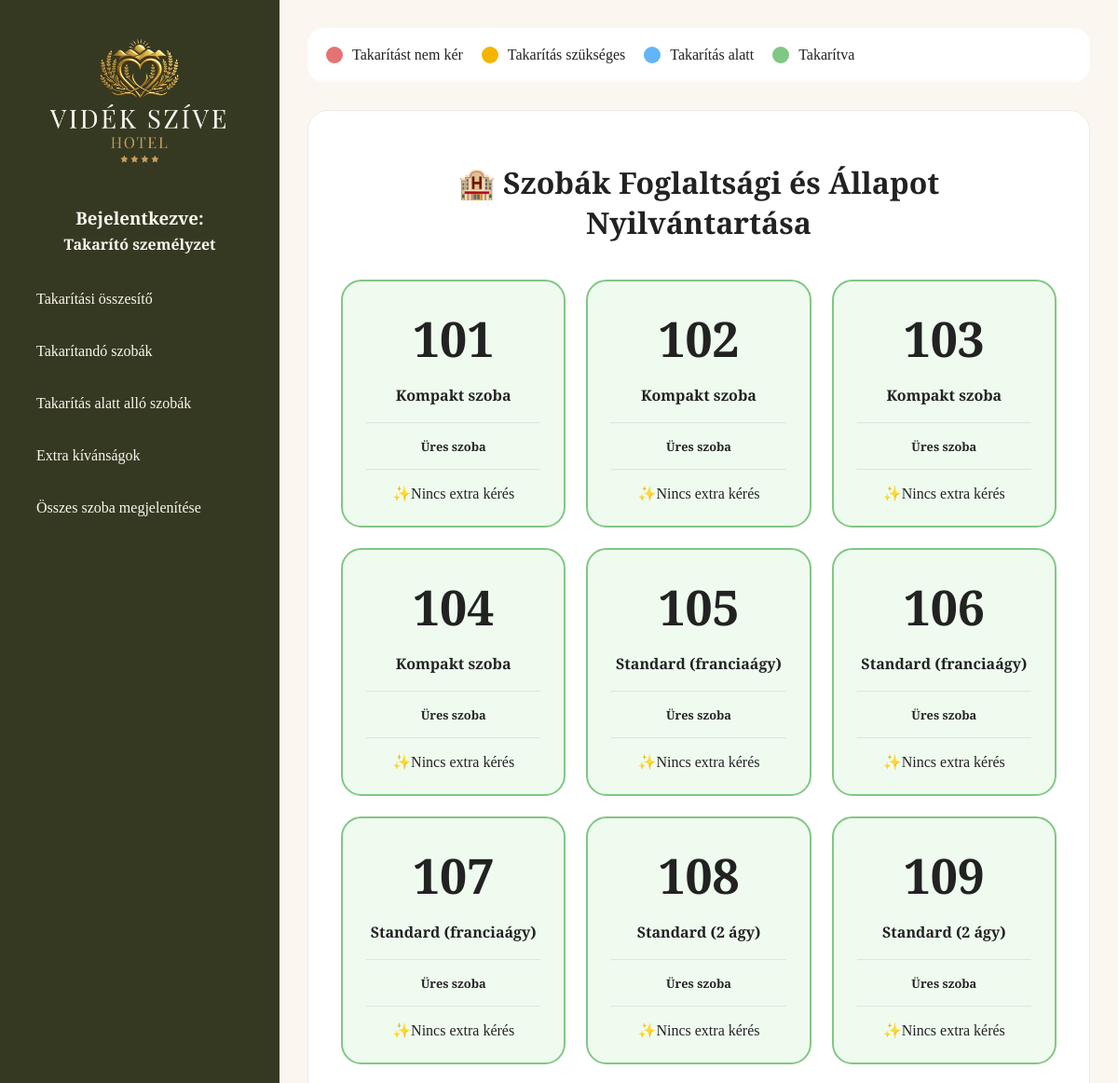
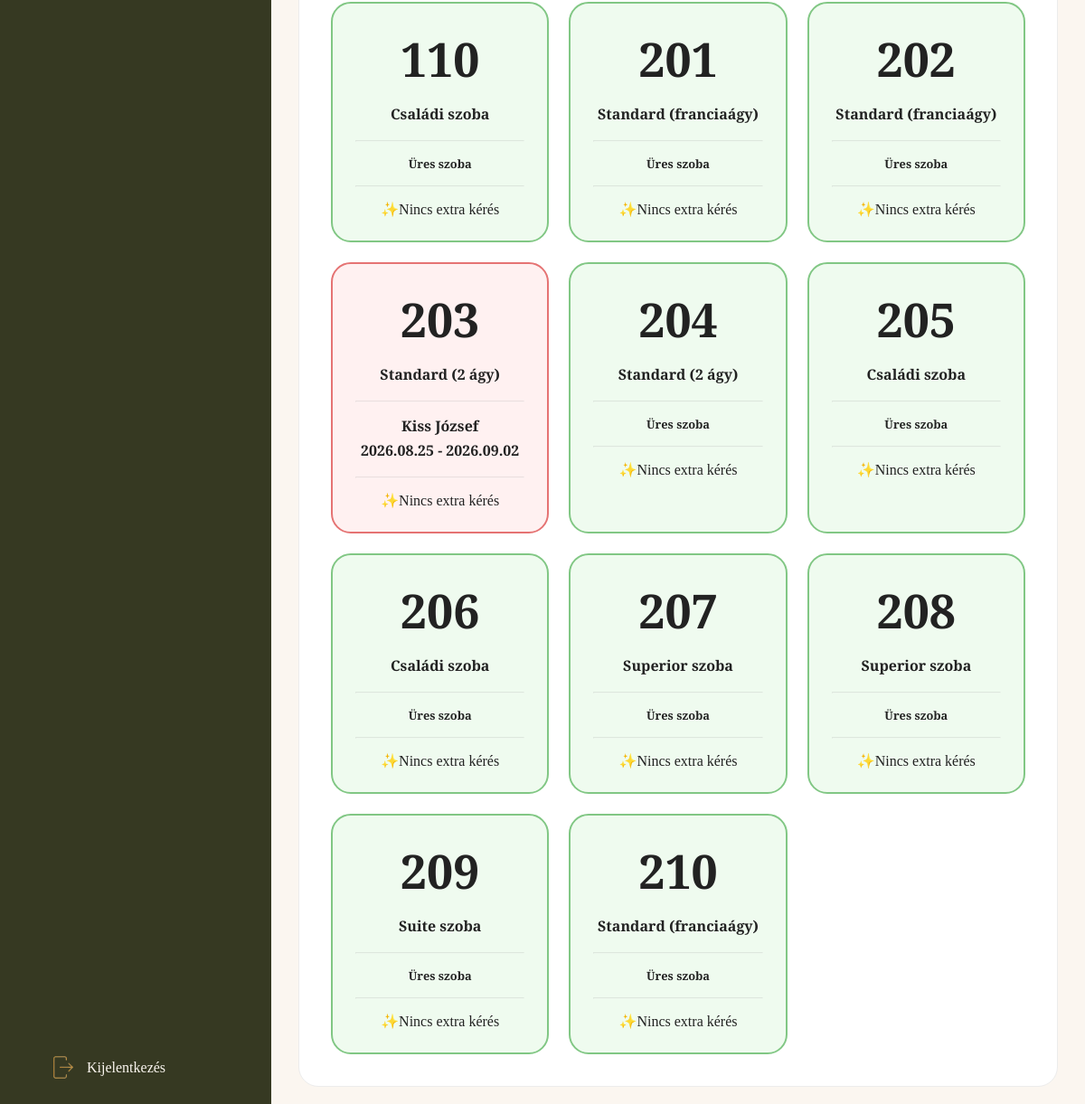
Screenshot of /dashboard/szobak/ (signed in) with the database file from the repository (2 pictures, top to bottom).
### videk_szive/models.py (models this page shows, shortened)
class Room(models.Model):
    room_number = models.IntegerField(primary_key=True, verbose_name="Szobaszám")
    room_type = models.CharField(max_length=50, verbose_name="Szobatípus")
    room_persons = models.IntegerField(verbose_name="Férőhely")
    room_size = models.IntegerField(verbose_name="Szobaméret (m²)")
    balcony = models.BooleanField(default=False, verbose_name="Erkélyes")
    price_per_night = models.IntegerField(verbose_name="Ár/éjszaka")
    status_free = models.BooleanField(default=True, verbose_name="Szabad szoba")
    status_booked = models.BooleanField(default=False, verbose_name="Kiadott szoba")
    status_need_cleaning = models.BooleanField(default=False, verbose_name="Takarítandó szoba")
    status_under_cleaning = models.BooleanField(default=False, verbose_name="Takarítás alatt álló szoba")
    status_cleaned = models.BooleanField(default=False, verbose_name="Kitakarított szoba")
    cleaning = models.BooleanField(default=False, verbose_name="Takarítást kér")
    not_cleaning = models.BooleanField(default=False, verbose_name="Takarítást nem kér")
    extra_sheets = models.BooleanField(default=False, verbose_name="Extra ágynemű")
    extra_towel = models.BooleanField(default=False, verbose_name="Extra törölköző")
    extra_showers = models.BooleanField(default=False, verbose_name="Extra tusfürdő")
    bin_clean = models.BooleanField(default=False, verbose_name="Szemetes ürítés")
    wake_up = models.BooleanField(default=False, verbose_name="Ébresztés kérése")
    wake_up_time = models.CharField(max_length=100, blank=True, null=True, verbose_name="Ébresztési időpont / Megjegyzés")
    wake_up_confirmed = models.BooleanField(default=False, verbose_name="Ébresztés visszaigazolva")
    issues = models.BooleanField(default=False, verbose_name="Műszaki hiba")
    issue_description = models.TextField(blank=True, null=True)
    wifi = models.CharField(max_length=50, blank=True, null=True, verbose_name="Wi-Fi jelszó")
    current_guest = models.ForeignKey(
        Guest,
        on_delete=models.SET_NULL,
        blank=True,
        null=True,
        related_name="rooms",
        verbose_name="Aktuális vendég"
    )
    class Meta:
        verbose_name_plural = "Rooms"

class Guest(models.Model):
    guest_name = models.CharField(max_length=100, verbose_name="Vendég neve")
    birth_date = models.DateField(verbose_name="Születési dátum")
    phone_number = models.CharField(max_length=20, blank=True, null=True, verbose_name="Telefonszám")
    personal_id = models.CharField(max_length=20, unique=True, verbose_name="Személyi igazolvány szám")
    email = models.EmailField(blank=True, null=True, verbose_name="E-mail cím")
    address = models.CharField(max_length=255, blank=True, null=True, verbose_name="Lakcím")
    class Meta:
        verbose_name_plural = "Guests"

class Reservation(models.Model):
    STATUS_CHOICES = [
        ('PENDING', 'Feldolgozásra vár'),
        ('CONFIRMED', 'Visszaigazolva / Check-inre vár'),
        ('CHECKED_IN', 'Bejelentkezett'),
        ('CHECKED_OUT', 'Kijelentkezett'),
    ]
    guest = models.ForeignKey(
        Guest,
        on_delete=models.CASCADE,
        related_name="reservations",
        verbose_name="Vendég"
    )
    room = models.ForeignKey(Room,on_delete=models.SET_NULL, related_name="reservations", verbose_name="Szoba", blank=True, null=True)
    status = models.CharField(max_length=20, choices=STATUS_CHOICES, default='PENDING', verbose_name="Státusz")
    room_type = models.CharField(max_length=50, null=True, blank=True, verbose_name="Szobatípus")
    arrive_date = models.DateField(verbose_name="Érkezés dátuma")
    leave_date = models.DateField(verbose_name="Távozás dátuma")
    adult_number = models.IntegerField(default=1, verbose_name="Felnőttek száma")
    kid_number = models.IntegerField(default=0, verbose_name="Gyerekek száma")
    comment = models.TextField(blank=True, null=True, verbose_name="Megjegyzés")
    created_at = models.DateTimeField(auto_now_add=True)
    class Meta:
        verbose_name_plural = "Reservations"

### videk_szive/views.py (the view)
# urls.py: path('szobak/', views.all_rooms_view, name='all_rooms'),
def all_rooms_view(request):
    rooms = Room.objects.all().select_related('current_guest').order_by('room_number')
    for room in rooms:
        if room.status_booked:
            room.active_reservation = Reservation.objects.filter(room=room).last()
        else:
            room.active_reservation = None
    context = {'rooms': rooms}
    return render(request, 'allrooms.html', context)

### videk_szive/templates/allrooms.html (shortened to what this page needs)
{% extends 'index.html' %}
{% load static %}
{% block content %}
<div class="notation">
    <div class="status-item">
        <div class="dot booked"></div>
        Takarítást nem kér
    </div>
    <div class="status-item">
        <div class="dot pending"></div>
        Takarítás szükséges
    </div>
    <div class="status-item">
        <div class="dot in-progress"></div>
        Takarítás alatt
    </div>
    <div class="status-item">
        <div class="dot ready"></div>
        Takarítva
    </div>
</div>
<div class="card">
    <div style="padding: 20px; text-align: center;">
        <h1>🏨 Szobák Foglaltsági és Állapot Nyilvántartása</h1>
    </div>
    <div class="rooms-grid">
        {% for room in rooms %}
            <div class="room
                {% if room.status_booked and not room.status_need_cleaning and not room.status_under_cleaning %}occupied
                {% elif room.status_need_cleaning %}cleaning-needed
                {% elif room.status_under_cleaning %}cleaning
                {% elif room.status_cleaned or room.status_free %}done
                {% endif %}">
                <h3>{{ room.room_number }}</h3>
                <p>{{ room.room_type }}</p>
                <hr>
                <div style="margin-bottom: 15px;">
                    {% if room.status_booked %}
                        <p style="margin-bottom: 5px;">{{ room.current_guest.guest_name }}</p>
                        <p>
                            {% if room.active_reservation %}
                                {{ room.active_reservation.arrive_date|date:"Y.m.d" }} - {{ room.active_reservation.leave_date|date:"Y.m.d" }}
                            {% else %}
                                <em>Nincs rögzített dátum</em>
                            {% endif %}
                        </p>
                    {% else %}
                        <div style="text-align: center;">
                            <strong>Üres szoba</strong>
                        </div>
                    {% endif %}
                </div>
                <hr>
                <div>
                    {% if room.cleaning or room.extra_sheets or room.extra_towel or room.extra_showers or room.bin_clean or room.wake_up or room.issues %}
                        <div style="text-align: center; font-size: 2rem">
                            {% if room.extra_sheets %}🛏️{% endif %}
                            {% if room.extra_towel %}🧖{% endif %}
                            {% if room.extra_showers %}🧴{% endif %}
                            {% if room.bin_clean %}🚮{% endif %}
                            {% if room.wake_up %}🔔{% endif %}
                        </div>
                    {% else %}
                        <div style="text-align: center;">
                            ✨Nincs extra kérés
                        </div>
                    {% endif %}
                </div>
            </div>
            {% endfor %}
    </div>
</div>
{% endblock %}

### videk_szive/static/room/style.css (style rules this page uses)
:root { --clr-green: #363922; --clr-gold: #C89E5C; --clr-gold-dark: #b58d4c; --clr-white: #FBF6F0; --clr-wwhite: #fff; --clr-grey-font: #222; --clr-grey: #666; --clr-lightgrey: #ececec; --clr-red: #E57373; --clr-lightred: #fff1f1; --clr-orange: #F4B400; --clr-lightorange: #fff8e7; --clr-blue: #64B5F6; --clr-lightblue: #eef7ff; --clr-lightgreen: #81C784; --clr-lightergreen: #effbef; --ff-playfair:"Playfair Display", serif; --ff-great: "Great Vibes", cursive; }
* { margin:0; padding:0; box-sizing:border-box; }
body { font-family: var(--ff-playfair); background:var(--clr-white); color:var(--clr-grey-font); }
hr { opacity: 0.2; margin: 15px 0; }
.rooms-grid { display:grid; grid-template-columns:repeat(auto-fit,minmax(240px,1fr)); gap:22px; }
.occupied { border-color:var(--clr-red); background:var(--clr-lightred); }
.done { border-color:var(--clr-lightgreen); background:var(--clr-lightergreen); }

### rows the page displays
Room: room_number "101", room_type "Kompakt szoba", status_booked "Üres szoba", cleaning "✨Nincs extra kérés"
Room: room_number "102", room_type "Kompakt szoba", status_booked "Üres szoba", cleaning "✨Nincs extra kérés"
Room: room_number "103", room_type "Kompakt szoba", status_booked "Üres szoba", cleaning "✨Nincs extra kérés"
Room: room_number "104", room_type "Kompakt szoba", status_booked "Üres szoba", cleaning "✨Nincs extra kérés"
Room: room_number "105", room_type "Standard (franciaágy)", status_booked "Üres szoba", cleaning "✨Nincs extra kérés"
Room: room_number "106", room_type "Standard (franciaágy)", status_booked "Üres szoba", cleaning "✨Nincs extra kérés"
Room: room_number "107", room_type "Standard (franciaágy)", status_booked "Üres szoba", cleaning "✨Nincs extra kérés"
Room: room_number "108", room_type "Standard (2 ágy)", status_booked "Üres szoba", cleaning "✨Nincs extra kérés"
Room: room_number "109", room_type "Standard (2 ágy)", status_booked "Üres szoba", cleaning "✨Nincs extra kérés"
Room: room_number "110", room_type "Családi szoba", status_booked "Üres szoba", cleaning "✨Nincs extra kérés"
Room: room_number "201", room_type "Standard (franciaágy)", status_booked "Üres szoba", cleaning "✨Nincs extra kérés"
Room: room_number "202", room_type "Standard (franciaágy)", status_booked "Üres szoba", cleaning "✨Nincs extra kérés"
Room: room_number "203", room_type "Standard (2 ágy)", current_guest.guest_name "Kiss József", active_reservation.arrive_date "2026.08.25", active_reservation.leave_date "2026.09.02", cleaning "✨Nincs extra kérés"
Room: room_number "204", room_type "Standard (2 ágy)", status_booked "Üres szoba", cleaning "✨Nincs extra kérés"
Room: room_number "205", room_type "Családi szoba", status_booked "Üres szoba", cleaning "✨Nincs extra kérés"
Room: room_number "206", room_type "Családi szoba", status_booked "Üres szoba", cleaning "✨Nincs extra kérés"
Room: room_number "207", room_type "Superior szoba", status_booked "Üres szoba", cleaning "✨Nincs extra kérés"
Room: room_number "208", room_type "Superior szoba", status_booked "Üres szoba", cleaning "✨Nincs extra kérés"
Room: room_number "209", room_type "Suite szoba", status_booked "Üres szoba", cleaning "✨Nincs extra kérés"
Room: room_number "210", room_type "Standard (franciaágy)", status_booked "Üres szoba", cleaning "✨Nincs extra kérés"
